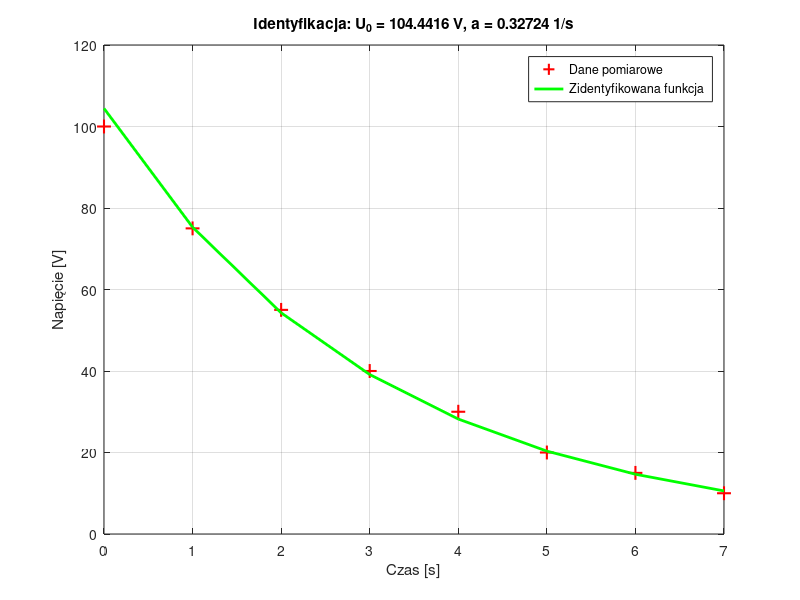

Write MATLAB code to recreate this figure.
% Skrypt do zadania 2: Identyfikacja parametrów rozładowania kondensatora
clear all; close all;

% Dane pomiarowe
t = [0 1 2 3 4 5 6 7]; % Czas [s]
Uc = [100 75 55 40 30 20 15 10]; % Napięcie [V]

% Linearyzacja: ln(Uc) = ln(U0) - a*t
y = log(Uc); % y = ln(Uc)
A = [ones(length(t), 1) -t']; % Macierz A: [1 -t]
b = y'; % Wektor b: ln(Uc)

% Rozwiązanie za pomocą pseudoodwrotności
z = pinv(A) * b; % z(1) = ln(U0), z(2) = a
U0_est = exp(z(1)); % Estymowane U0
a_est = z(2); % Estymowane a

% Obliczenie estymowanej krzywej
Uc_est = U0_est * exp(-a_est * t);

% Obliczenie błędów
ee = (Uc - Uc_est) * (Uc - Uc_est)'; % Suma kwadratów błędów estymacji
disp(['Suma kwadratów błędów estymacji (ee): ', num2str(ee)]);

% Wykres
figure;
plot(t, Uc, 'r+', 'MarkerSize', 10, 'LineWidth', 1.5); hold on;
plot(t, Uc_est, 'g-', 'LineWidth', 2);
xlabel('Czas [s]');
ylabel('Napięcie [V]');
title(['Identyfikacja: U_0 = ', num2str(U0_est), ' V, a = ', num2str(a_est), ' 1/s']);
legend('Dane pomiarowe', 'Zidentyfikowana funkcja');
grid on;

% Tworzenie folderu zad2 jeśli nie istnieje
if ~exist('zad2', 'dir')
    mkdir('zad2');
end

% Zapisanie wykresu do pliku PNG
saveas(gcf, 'zad2/rozladowanie_kondensatora.png');

% Wypisanie wyników
disp(['Estymowane U_0: ', num2str(U0_est), ' V']);
disp(['Estymowane a: ', num2str(a_est), ' 1/s']);